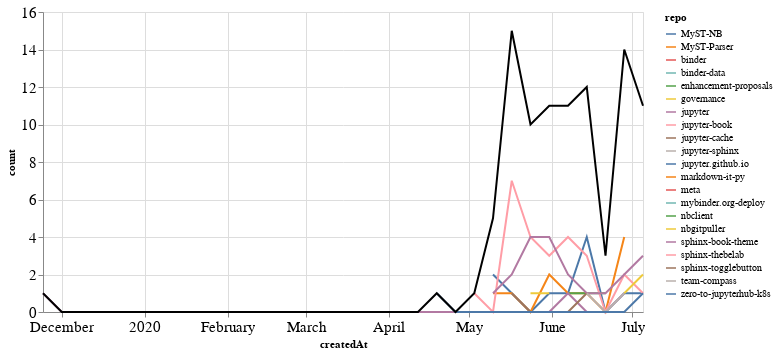

Notebook code for this chart:
### Markdown cell above
## PRs

### Code cell
prs_time = prs.groupby('repo').resample('W', on='createdAt').count()['author'].reset_index()
prs_time = prs_time.rename(columns={'author': 'count'})
prs_time_total = prs_time.groupby('createdAt').agg({"count": "sum"}).reset_index()

ch1 = alt.Chart(prs_time, width=600).mark_line().encode(
    x='createdAt',
    y='count',
    color='repo',
    tooltip="repo"
)

ch2 = alt.Chart(prs_time_total, width=600).mark_line(color="black").encode(
    x='createdAt',
    y='count',
)

ch1 + ch2

### Figure 1 — Vega-Lite specification as saved in the notebook (floating-point values rounded to 4 significant figures)
{"config": {"axisLeft": {"labelFontSize": 15}, "axisBottom": {"labelFontSize": 15}}, "layer": [{"data": {"name": "data-390acccf0394c33c984c991a9eb3985e"}, "mark": "line", "encoding": {"color": {"type": "nominal", "field": "repo"}, "tooltip": {"type": "nominal", "field": "repo"}, "x": {"type": "temporal", "field": "createdAt"}, "y": {"type": "quantitative", "field": "count"}}, "width": 600}, {"data": {"name": "data-fc18d53c91e95e4023af2dd5c9f0a8e5"}, "mark": {"type": "line", "color": "black"}, "encoding": {"x": {"type": "temporal", "field": "createdAt"}, "y": {"type": "quantitative", "field": "count"}}, "width": 600}], "$schema": "https://vega.github.io/schema/vega-lite/v4.8.1.json", "datasets": {"data-390acccf0394c33c984c991a9eb3985e": [{"repo": "MyST-NB", "createdAt": "2020-05-10T00:00:00", "count": 2}, {"repo": "MyST-NB", "createdAt": "2020-05-17T00:00:00", "count": 1}, {"repo": "MyST-NB", "createdAt": "2020-05-24T00:00:00", "count": 0}, {"repo": "MyST-NB", "createdAt": "2020-05-31T00:00:00", "count": 1}, {"repo": "MyST-NB", "createdAt": "2020-06-07T00:00:00", "count": 1}, {"repo": "MyST-NB", "createdAt": "2020-06-14T00:00:00", "count": 4}, {"repo": "MyST-NB", "createdAt": "2020-06-21T00:00:00", "count": 0}, {"repo": "MyST-NB", "createdAt": "2020-06-28T00:00:00", "count": 1}, {"repo": "MyST-NB", "createdAt": "2020-07-05T00:00:00", "count": 1}, {"repo": "MyST-Parser", "createdAt": "2020-05-10T00:00:00", "count": 1}, {"repo": "MyST-Parser", "createdAt": "2020-05-17T00:00:00", "count": 1}, {"repo": "MyST-Parser", "createdAt": "2020-05-24T00:00:00", "count": 0}, {"repo": "MyST-Parser", "createdAt": "2020-05-31T00:00:00", "count": 2}, {"repo": "MyST-Parser", "createdAt": "2020-06-07T00:00:00", "count": 1}, {"repo": "MyST-Parser", "createdAt": "2020-06-14T00:00:00", "count": 1}, {"repo": "MyST-Parser", "createdAt": "2020-06-21T00:00:00", "count": 0}, {"repo": "MyST-Parser", "createdAt": "2020-06-28T00:00:00", "count": 4}, {"repo": "binder", "createdAt": "2020-06-28T00:00:00", "count": 1}, {"repo": "binder-data", "createdAt": "2020-06-21T00:00:00", "count": 1}, {"repo": "enhancement-proposals", "createdAt": "2020-06-07T00:00:00", "count": 1}, {"repo": "enhancement-proposals", "createdAt": "2020-06-14T00:00:00", "count": 1}, {"repo": "enhancement-proposals", "createdAt": "2020-06-21T00:00:00", "count": 1}, {"repo": "governance", "createdAt": "2020-05-24T00:00:00", "count": 1}, {"repo": "governance", "createdAt": "2020-05-31T00:00:00", "count": 1}, {"repo": "jupyter", "createdAt": "2019-11-24T00:00:00", "count": 1}, {"repo": "jupyter", "createdAt": "2019-12-01T00:00:00", "count": 0}, {"repo": "jupyter", "createdAt": "2019-12-08T00:00:00", "count": 0}, {"repo": "jupyter", "createdAt": "2019-12-15T00:00:00", "count": 0}, {"repo": "jupyter", "createdAt": "2019-12-22T00:00:00", "count": 0}, {"repo": "jupyter", "createdAt": "2019-12-29T00:00:00", "count": 0}, {"repo": "jupyter", "createdAt": "2020-01-05T00:00:00", "count": 0}, {"repo": "jupyter", "createdAt": "2020-01-12T00:00:00", "count": 0}, {"repo": "jupyter", "createdAt": "2020-01-19T00:00:00", "count": 0}, {"repo": "jupyter", "createdAt": "2020-01-26T00:00:00", "count": 0}, {"repo": "jupyter", "createdAt": "2020-02-02T00:00:00", "count": 0}, {"repo": "jupyter", "createdAt": "2020-02-09T00:00:00", "count": 0}, {"repo": "jupyter", "createdAt": "2020-02-16T00:00:00", "count": 0}, {"repo": "jupyter", "createdAt": "2020-02-23T00:00:00", "count": 0}, {"repo": "jupyter", "createdAt": "2020-03-01T00:00:00", "count": 0}, {"repo": "jupyter", "createdAt": "2020-03-08T00:00:00", "count": 0}, {"repo": "jupyter", "createdAt": "2020-03-15T00:00:00", "count": 0}, {"repo": "jupyter", "createdAt": "2020-03-22T00:00:00", "count": 0}, {"repo": "jupyter", "createdAt": "2020-03-29T00:00:00", "count": 0}, {"repo": "jupyter", "createdAt": "2020-04-05T00:00:00", "count": 0}, {"repo": "jupyter", "createdAt": "2020-04-12T00:00:00", "count": 0}, {"repo": "jupyter", "createdAt": "2020-04-19T00:00:00", "count": 0}, {"repo": "jupyter", "createdAt": "2020-04-26T00:00:00", "count": 0}, {"repo": "jupyter", "createdAt": "2020-05-03T00:00:00", "count": 0}, {"repo": "jupyter", "createdAt": "2020-05-10T00:00:00", "count": 0}, {"repo": "jupyter", "createdAt": "2020-05-17T00:00:00", "count": 0}, {"repo": "jupyter", "createdAt": "2020-05-24T00:00:00", "count": 0}, {"repo": "jupyter", "createdAt": "2020-05-31T00:00:00", "count": 0}, {"repo": "jupyter", "createdAt": "2020-06-07T00:00:00", "count": 1}, {"repo": "jupyter", "createdAt": "2020-06-14T00:00:00", "count": 0}, {"repo": "jupyter", "createdAt": "2020-06-21T00:00:00", "count": 0}, {"repo": "jupyter", "createdAt": "2020-06-28T00:00:00", "count": 1}, {"repo": "jupyter-book", "createdAt": "2020-05-03T00:00:00", "count": 1}, {"repo": "jupyter-book", "createdAt": "2020-05-10T00:00:00", "count": 0}, {"repo": "jupyter-book", "createdAt": "2020-05-17T00:00:00", "count": 7}, {"repo": "jupyter-book", "createdAt": "2020-05-24T00:00:00", "count": 4}, {"repo": "jupyter-book", "createdAt": "2020-05-31T00:00:00", "count": 3}, {"repo": "jupyter-book", "createdAt": "2020-06-07T00:00:00", "count": 4}, {"repo": "jupyter-book", "createdAt": "2020-06-14T00:00:00", "count": 3}, {"repo": "jupyter-book", "createdAt": "2020-06-21T00:00:00", "count": 0}, {"repo": "jupyter-book", "createdAt": "2020-06-28T00:00:00", "count": 2}, {"repo": "jupyter-book", "createdAt": "2020-07-05T00:00:00", "count": 1}, {"repo": "jupyter-cache", "createdAt": "2020-05-17T00:00:00", "count": 1}, {"repo": "jupyter-sphinx", "createdAt": "2020-06-28T00:00:00", "count": 1}, {"repo": "jupyter.github.io", "createdAt": "2020-05-17T00:00:00", "count": 1}, {"repo": "markdown-it-py", "createdAt": "2020-05-10T00:00:00", "count": 1}, {"repo": "meta", "createdAt": "2020-06-07T00:00:00", "count": 1}, {"repo": "mybinder.org-deploy", "createdAt": "2020-05-24T00:00:00", "count": 1}, {"repo": "nbclient", "createdAt": "2020-05-17T00:00:00", "count": 1}, {"repo": "nbgitpuller", "createdAt": "2020-06-28T00:00:00", "count": 1}, {"repo": "nbgitpuller", "createdAt": "2020-07-05T00:00:00", "count": 2}, {"repo": "sphinx-book-theme", "createdAt": "2020-05-10T00:00:00", "count": 1}, {"repo": "sphinx-book-theme", "createdAt": "2020-05-17T00:00:00", "count": 2}, {"repo": "sphinx-book-theme", "createdAt": "2020-05-24T00:00:00", "count": 4}, {"repo": "sphinx-book-theme", "createdAt": "2020-05-31T00:00:00", "count": 4}, {"repo": "sphinx-book-theme", "createdAt": "2020-06-07T00:00:00", "count": 2}, {"repo": "sphinx-book-theme", "createdAt": "2020-06-14T00:00:00", "count": 1}, {"repo": "sphinx-book-theme", "createdAt": "2020-06-21T00:00:00", "count": 1}, {"repo": "sphinx-book-theme", "createdAt": "2020-06-28T00:00:00", "count": 2}, {"repo": "sphinx-book-theme", "createdAt": "2020-07-05T00:00:00", "count": 3}, {"repo": "sphinx-thebelab", "createdAt": "2020-07-05T00:00:00", "count": 3}, {"repo": "sphinx-togglebutton", "createdAt": "2020-05-17T00:00:00", "count": 1}, {"repo": "sphinx-togglebutton", "createdAt": "2020-05-24T00:00:00", "count": 0}, {"repo": "sphinx-togglebutton", "createdAt": "2020-05-31T00:00:00", "count": 0}, {"repo": "sphinx-togglebutton", "createdAt": "2020-06-07T00:00:00", "count": 0}, {"repo": "sphinx-togglebutton", "createdAt": "2020-06-14T00:00:00", "count": 1}, {"repo": "team-compass", "createdAt": "2020-06-14T00:00:00", "count": 1}, {"repo": "team-compass", "createdAt": "2020-06-21T00:00:00", "count": 0}, {"repo": "team-compass", "createdAt": "2020-06-28T00:00:00", "count": 1}, {"repo": "zero-to-jupyterhub-k8s", "createdAt": "2020-04-19T00:00:00", "count": 1}, {"repo": "zero-to-jupyterhub-k8s", "createdAt": "2020-04-26T00:00:00", "count": 0}, {"repo": "zero-to-jupyterhub-k8s", "createdAt": "2020-05-03T00:00:00", "count": 0}, {"repo": "zero-to-jupyterhub-k8s", "createdAt": "2020-05-10T00:00:00", "count": 0}, {"repo": "zero-to-jupyterhub-k8s", "createdAt": "2020-05-17T00:00:00", "count": 0}, {"repo": "zero-to-jupyterhub-k8s", "createdAt": "2020-05-24T00:00:00", "count": 0}, {"repo": "zero-to-jupyterhub-k8s", "createdAt": "2020-05-31T00:00:00", "count": 0}, {"repo": "zero-to-jupyterhub-k8s", "createdAt": "2020-06-07T00:00:00", "count": 0}, {"repo": "zero-to-jupyterhub-k8s", "createdAt": "2020-06-14T00:00:00", "count": 0}, {"repo": "zero-to-jupyterhub-k8s", "createdAt": "2020-06-21T00:00:00", "count": 0}, {"repo": "zero-to-jupyterhub-k8s", "createdAt": "2020-06-28T00:00:00", "count": 0}, {"repo": "zero-to-jupyterhub-k8s", "createdAt": "2020-07-05T00:00:00", "count": 1}], "data-fc18d53c91e95e4023af2dd5c9f0a8e5": [{"createdAt": "2019-11-24T00:00:00", "count": 1}, {"createdAt": "2019-12-01T00:00:00", "count": 0}, {"createdAt": "2019-12-08T00:00:00", "count": 0}, {"createdAt": "2019-12-15T00:00:00", "count": 0}, {"createdAt": "2019-12-22T00:00:00", "count": 0}, {"createdAt": "2019-12-29T00:00:00", "count": 0}, {"createdAt": "2020-01-05T00:00:00", "count": 0}, {"createdAt": "2020-01-12T00:00:00", "count": 0}, {"createdAt": "2020-01-19T00:00:00", "count": 0}, {"createdAt": "2020-01-26T00:00:00", "count": 0}, {"createdAt": "2020-02-02T00:00:00", "count": 0}, {"createdAt": "2020-02-09T00:00:00", "count": 0}, {"createdAt": "2020-02-16T00:00:00", "count": 0}, {"createdAt": "2020-02-23T00:00:00", "count": 0}, {"createdAt": "2020-03-01T00:00:00", "count": 0}, {"createdAt": "2020-03-08T00:00:00", "count": 0}, {"createdAt": "2020-03-15T00:00:00", "count": 0}, {"createdAt": "2020-03-22T00:00:00", "count": 0}, {"createdAt": "2020-03-29T00:00:00", "count": 0}, {"createdAt": "2020-04-05T00:00:00", "count": 0}, {"createdAt": "2020-04-12T00:00:00", "count": 0}, {"createdAt": "2020-04-19T00:00:00", "count": 1}, {"createdAt": "2020-04-26T00:00:00", "count": 0}, {"createdAt": "2020-05-03T00:00:00", "count": 1}, {"createdAt": "2020-05-10T00:00:00", "count": 5}, {"createdAt": "2020-05-17T00:00:00", "count": 15}, {"createdAt": "2020-05-24T00:00:00", "count": 10}, {"createdAt": "2020-05-31T00:00:00", "count": 11}, {"createdAt": "2020-06-07T00:00:00", "count": 11}, {"createdAt": "2020-06-14T00:00:00", "count": 12}, {"createdAt": "2020-06-21T00:00:00", "count": 3}, {"createdAt": "2020-06-28T00:00:00", "count": 14}, {"createdAt": "2020-07-05T00:00:00", "count": 11}]}}
